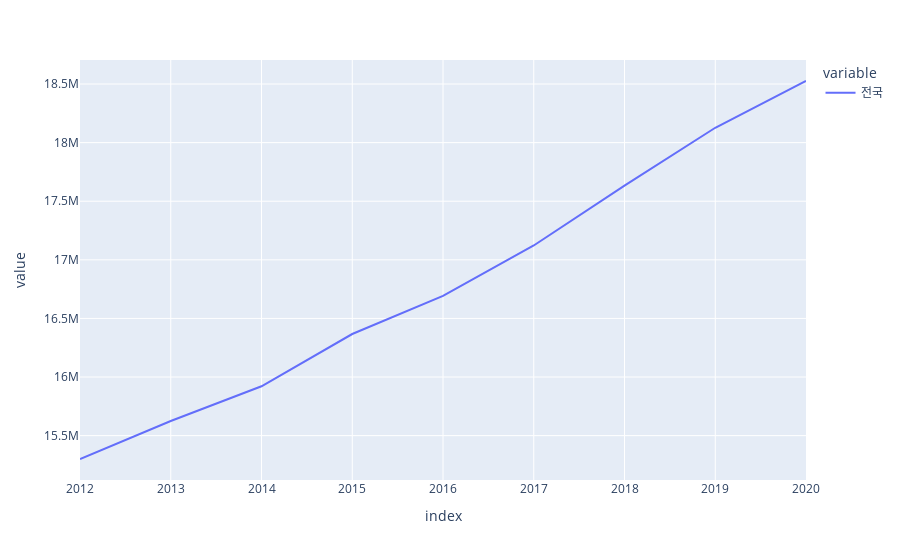

This figure's notebook cell:
### Code cell
# 총소유 : 전국 
plt.figure(figsize = (15,4))

px.line(data2_total['전국'])

### Figure 1 — Plotly figure (JSON) as saved in the notebook; plotly's stock layout.template omitted (floating-point values rounded to 4 significant figures)
{"data": [{"hovertemplate": "variable=전국<br>index=%{x}<br>value=%{y}<extra></extra>", "legendgroup": "전국", "line": {"color": "#636efa", "dash": "solid"}, "marker": {"symbol": "circle"}, "mode": "lines", "name": "전국", "orientation": "v", "showlegend": true, "type": "scatter", "x": ["2012", "2013", "2014", "2015", "2016", "2017", "2018", "2019", "2020"], "xaxis": "x", "y": [15300616, 15624928, 15920906, 16367006, 16692230, 17122573, 17633327, 18126954, 18525844], "yaxis": "y"}], "layout": {"legend": {"title": {"text": "variable"}, "tracegroupgap": 0}, "margin": {"t": 60}, "xaxis": {"anchor": "y", "domain": [0, 1], "title": {"text": "index"}}, "yaxis": {"anchor": "x", "domain": [0, 1], "title": {"text": "value"}}}}
